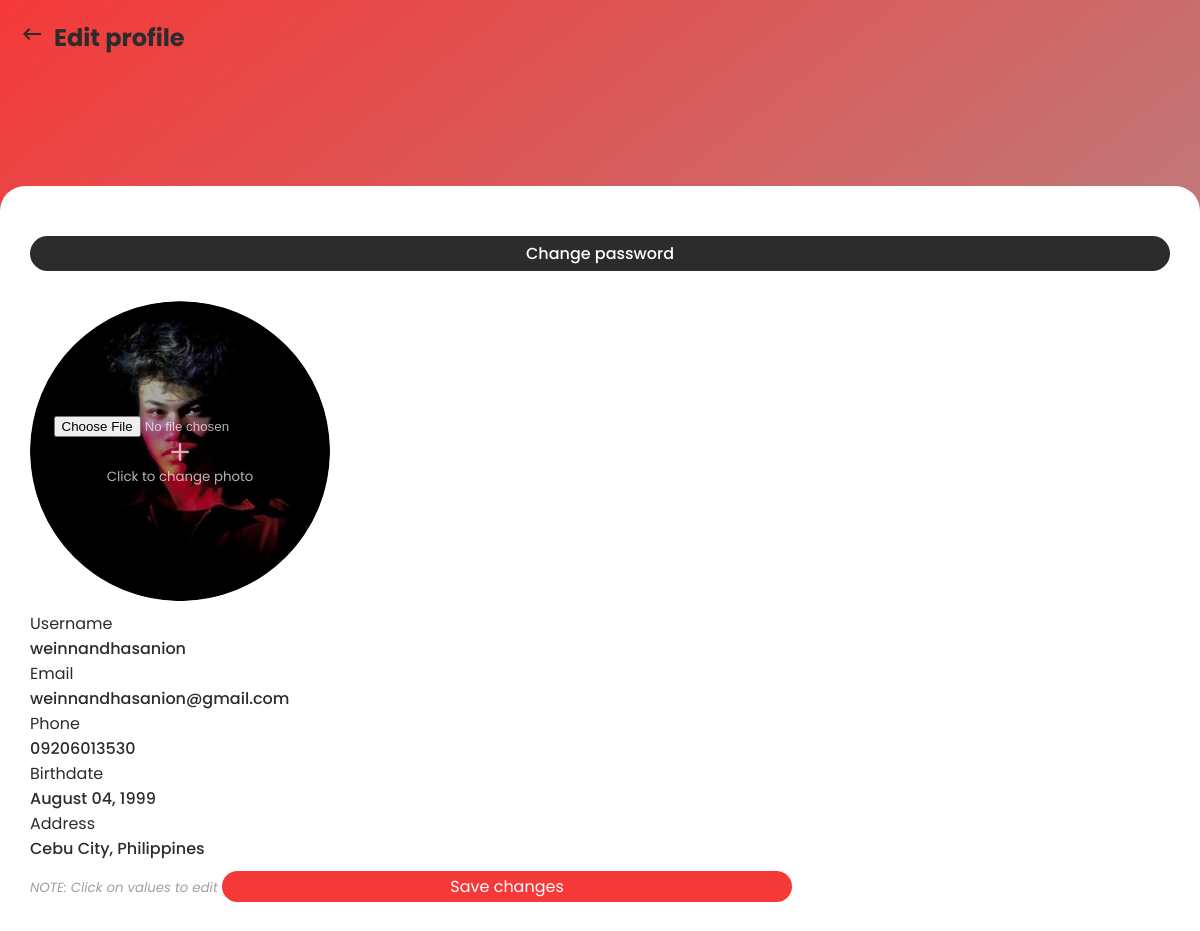
/pages/edit_profile.php (signed in), run on the app's committed database.
### tables this page shows
CREATE TABLE `member` (
  `member_id` int(100) NOT NULL,
  `first_name` varchar(100) DEFAULT NULL,
  `last_name` varchar(100) DEFAULT NULL,
  `username` varchar(100) DEFAULT NULL,
  `password` varchar(100) DEFAULT NULL,
  `passwordChanged` tinyint(1) DEFAULT NULL,
  `gender` enum('M','F') DEFAULT NULL,
  `birthdate` date DEFAULT NULL,
  `email` varchar(100) DEFAULT NULL,
  `phone` varchar(11) DEFAULT NULL,
  `member_status` enum('Paid','Expired') NOT NULL,
  `date_registered` date DEFAULT NULL,
  `date_deleted` date DEFAULT NULL,
  `start_subscription` date DEFAULT NULL,
  `end_subscription` date DEFAULT NULL,
  `member_type` enum('Regular','Walk-in') DEFAULT NULL,
  `address` varchar(100) DEFAULT NULL,
  `acc_status` enum('active','inactive') NOT NULL,
  `admin_id` int(100) DEFAULT NULL,
  `program_name` varchar(100) DEFAULT NULL,
  `image_pathname` varchar(9999) NOT NULL
);

### pages/edit_profile.php (the view, shortened to what this page needs)
<?php
  require "./../functions/connect.php";
  $sql = "SELECT * FROM member WHERE member_id = '". $_SESSION["member_id"] ."'";
  $result = mysqli_query($con, $sql);
  $row = mysqli_fetch_assoc($result);
?>
<!DOCTYPE html>
<html lang="en">
<head>
  <link rel="stylesheet" href="./../css/profile.css">
  <link rel="stylesheet" href="./../css/sidebar.css">
</head>
<body>
  <main>
    <div class="menu">
      <a href="./profile.php"><i class="material-icons">keyboard_backspace</i></a>
      <h2>Edit profile</h2>
    </div>
    <div class="main-cont">
      <div id="edit-details">
        <button class="btn" id="change-user-pass-btn">Change password</button>
        <div class="change-profile-div">
        <?php
        if(empty($row["image_pathname"])) {
        ?>
        <img src="./../img/default_picture.png" alt="profile_pic">
        <?php
        } else {
        ?>
        <img src="./../img/uploads/<?php echo $row["image_pathname"] ?>" alt="profile_pic">
        <?php
        }
        ?>
          <div class="profile-mask" id="change-photo">
            <input type="file" name="file" id="">
            <i class="material-icons">add</i>
            <small>Click to change photo</small>
          </div>
        </div>
        <div class="edit-field">
          <p>Username</p>
          <div class="field-value">
            <p class="fw-500" id="username-default"><?php echo $row["username"] ?></p>
          </div>
          <p>Email</p>
          <div class="field-value">
            <p class="fw-500" id="email-default"><?php echo $row["email"] ?></p>
          </div>
          <p>Phone</p>
          <div class="field-value">
            <p class="fw-500" id="phone-default"><?php echo $row["phone"] ?></p>
          </div>
          <p>Birthdate</p>
          <div class="field-value">
            <p class="fw-500" id="birthdate-default">
              <?php
                $date = date_create($row["birthdate"]);
                echo date_format($date, "F d, Y");
              ?>
            </p>
          </div>
          <p>Address</p>
          <div class="field-value">
            <p class="fw-500" id="address-default"><?php echo $row["address"] ?></p>
          </div>
        </div>
        <small class="text-disabled"><i>NOTE: Click on values to edit</i></small>
        <button class="btn btn-reg btn-red edit-details-btn" id="save-changes-btn">Save changes</button>
        <br>
        <br>
      </div>
    </div>
  </main>
</body>
</html>

### css/profile.css (style rules this page uses)
html, body { margin: 0; font-family: 'Poppins', sans-serif; background: #bdc3c7; background: -webkit-gradient(linear, left top, right bottom, from(#f53939), to(#a0a0a0)); background: linear-gradient(to bottom right, #f53939, #a0a0a0); color: #2c2c2c; }
a { text-decoration: none; color: #2c2c2c; font-weight: 400; -webkit-transition: .3s; transition: .3s; }
p, h1, h2, h3, h4, h5, h6 { margin: 0 !important; }
.text-disabled { color: #A0A0A0 !important; }
.fw-500 { font-weight: 500; }
.btn { margin: 50px 0 25px 0; padding: 5px; font-family: "Poppins", sans-serif; border: 0; border-radius: 50px; width: 100%; background: #2c2c2c; color: white; font-size: 1rem; -webkit-transition: .3s; transition: .3s; font-weight: 500; }
.btn.btn-reg { letter-spacing: 0; padding: 3px; font-weight: normal !important; }
.btn.btn-red { background: #f53939; }
*, *:before, *:after { -webkit-box-sizing: border-box; box-sizing: border-box; }
main { overflow-x: hidden; -webkit-tap-highlight-color: rgba(0, 0, 0, 0); -webkit-tap-highlight-color: transparent; width: 100vw; height: 100vh; position: relative; }
main .menu { padding-top: 20px; padding-left: 20px; display: -webkit-box; display: -ms-flexbox; display: flex; -webkit-box-align: center; -ms-flex-align: center; align-items: center; }
main .menu h2 { padding-left: 10px; }
main .main-cont { padding-top: 0 !important; padding: 30px; background: white; position: absolute; width: 100%; min-height: 80vh; top: 20vh; border-radius: 25px 25px 0 0; }
@media screen and (min-width: 414px) { body { cursor: pointer; -webkit-tap-highlight-color: rgba(0, 0, 0, 0); -webkit-tap-highlight-color: transparent; } }
@media screen and (min-height: 812px) { body { cursor: pointer; -webkit-tap-highlight-color: rgba(0, 0, 0, 0); -webkit-tap-highlight-color: transparent; } }
@media screen and (min-height: 812px) { .main-cont { height: 80vh !important; } }

### css/sidebar.css (style rules this page uses)
html, body { margin: 0; font-family: 'Poppins', sans-serif; background: #bdc3c7; background: -webkit-gradient(linear, left top, right bottom, from(#f53939), to(#a0a0a0)); background: linear-gradient(to bottom right, #f53939, #a0a0a0); color: #2c2c2c; }
a { text-decoration: none; color: #2c2c2c; font-weight: 400; -webkit-transition: .3s; transition: .3s; }
p, h1, h2, h3, h4, h5, h6 { margin: 0 !important; }
.text-disabled { color: #A0A0A0 !important; }
.fw-500 { font-weight: 500; }

### pages/edit_profile.php (style rules this page uses)
.main-cont { min-width: 100vw; min-height: 80vh; word-wrap: break-word; overflow-wrap: break-word; }
.main-cont div { word-wrap: break-word; overflow-wrap: break-word; }
.change-profile-div { margin-top: 5px; margin-bottom: 10px; position: relative; display: flex; cursor: pointer; }
img { height: 25vw; clip-path: circle(50.0% at 50% 50%); }
.profile-mask { clip-path: circle(50.0% at 50% 50%); height: 25vw; width: 25vw; position: absolute; border-radius: 50%; top: 0; background-color: rgba(0,0,0,0.3); display: flex; justify-content: center; align-items: center; color: rgba(255,255,255,0.7); flex-direction: column; text-align: center; padding: 5px; }
.profile-mask i { font-size: 30px; }
.field-value { display: flex; align-items: center; min-width: 0; word-break: break-all; word-wrap: break-word; overflow-wrap: break-word; }
.edit-field p { margin-top: 5px; }
#save-changes-btn { margin: 10px 0 0 0 !important; }
.edit-details-btn, .pass-btn { width: 50%; }

### data on the page
member: image_pathname (picture), username "weinnandhasanion", email "weinnandhasanion@gmail.com", phone "09206013530", birthdate "August 04, 1999", address "Cebu City, Philippines"
